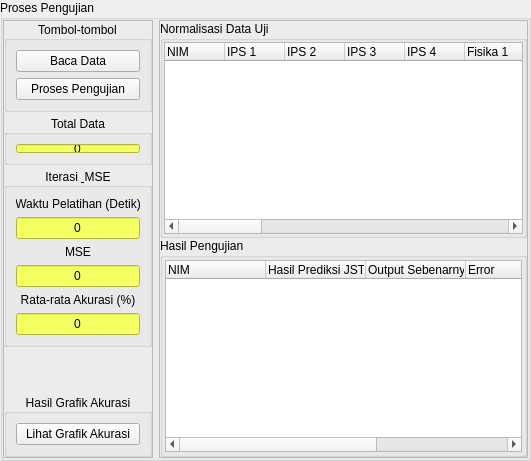
        <widget class="QGroupBox" name="f_pengujian">
         <property name="sizePolicy">
          <sizepolicy hsizetype="MinimumExpanding" vsizetype="Preferred">
           <horstretch>0</horstretch>
           <verstretch>0</verstretch>
          </sizepolicy>
         </property>
         <property name="focusPolicy">
          <enum>Qt::StrongFocus</enum>
         </property>
         <property name="title">
          <string>Proses Pengujian</string>
         </property>
         <property name="flat">
          <bool>false</bool>
         </property>
         <layout class="QGridLayout" name="gridLayout_10">
          <property name="leftMargin">
           <number>0</number>
          </property>
          <property name="topMargin">
           <number>0</number>
          </property>
          <property name="rightMargin">
           <number>0</number>
          </property>
          <property name="bottomMargin">
           <number>0</number>
          </property>
          <item row="0" column="0">
           <widget class="QFrame" name="Tools_2">
            <property name="maximumSize">
             <size>
              <width>150</width>
              <height>16777215</height>
             </size>
            </property>
            <property name="frameShape">
             <enum>QFrame::StyledPanel</enum>
            </property>
            <property name="frameShadow">
             <enum>QFrame::Raised</enum>
            </property>
            <layout class="QVBoxLayout" name="verticalLayout_13">
             <property name="spacing">
              <number>3</number>
             </property>
             <property name="leftMargin">
              <number>0</number>
             </property>
             <property name="topMargin">
              <number>0</number>
             </property>
             <property name="rightMargin">
              <number>0</number>
             </property>
             <property name="bottomMargin">
              <number>0</number>
             </property>
             <item>
              <widget class="QGroupBox" name="Tombol_2">
               <property name="tabletTracking">
                <bool>false</bool>
               </property>
               <property name="acceptDrops">
                <bool>false</bool>
               </property>
               <property name="autoFillBackground">
                <bool>false</bool>
               </property>
               <property name="styleSheet">
                <string notr="true">background-color: rgb(217, 217, 217),</string>
               </property>
               <property name="title">
                <string>Tombol-tombol</string>
               </property>
               <property name="alignment">
                <set>Qt::AlignCenter</set>
               </property>
               <property name="flat">
                <bool>true</bool>
               </property>
               <property name="checkable">
                <bool>false</bool>
               </property>
               <layout class="QVBoxLayout" name="verticalLayout_10">
                <item>
                 <widget class="QPushButton" name="pbBaca_2">
                  <property name="text">
                   <string>Baca Data</string>
                  </property>
                  <property name="default">
                   <bool>false</bool>
                  </property>
                 </widget>
                </item>
                <item>
                 <widget class="QPushButton" name="pbPengujian">
                  <property name="text">
                   <string>Proses Pengujian</string>
                  </property>
                 </widget>
                </item>
               </layout>
              </widget>
             </item>
             <item>
              <widget class="QGroupBox" name="TotalData_2">
               <property name="sizePolicy">
                <sizepolicy hsizetype="Preferred" vsizetype="Preferred">
                 <horstretch>0</horstretch>
                 <verstretch>0</verstretch>
                </sizepolicy>
               </property>
               <property name="maximumSize">
                <size>
                 <width>16777215</width>
                 <height>50</height>
                </size>
               </property>
               <property name="styleSheet">
                <string notr="true">background-color: rgb(217, 217, 217),</string>
               </property>
               <property name="title">
                <string>Total Data</string>
               </property>
               <property name="alignment">
                <set>Qt::AlignCenter</set>
               </property>
               <property name="flat">
                <bool>true</bool>
               </property>
               <layout class="QVBoxLayout" name="verticalLayout_12">
                <item>
                 <widget class="QLineEdit" name="eTotalDUji">
                  <property name="styleSheet">
                   <string notr="true">background-color: rgb(246, 255, 98);</string>
                  </property>
                  <property name="inputMask">
                   <string/>
                  </property>
                  <property name="text">
                   <string>0</string>
                  </property>
                  <property name="echoMode">
                   <enum>QLineEdit::Normal</enum>
                  </property>
                  <property name="alignment">
                   <set>Qt::AlignCenter</set>
                  </property>
                  <property name="readOnly">
                   <bool>true</bool>
                  </property>
                 </widget>
                </item>
               </layout>
              </widget>
             </item>
             <item>
              <widget class="QGroupBox" name="Iterasi_2">
               <property name="tabletTracking">
                <bool>false</bool>
               </property>
               <property name="acceptDrops">
                <bool>false</bool>
               </property>
               <property name="autoFillBackground">
                <bool>false</bool>
               </property>
               <property name="styleSheet">
                <string notr="true">background-color: rgb(217, 217, 217),</string>
               </property>
               <property name="title">
                <string>Iterasi &amp; MSE</string>
               </property>
               <property name="alignment">
                <set>Qt::AlignCenter</set>
               </property>
               <property name="flat">
                <bool>true</bool>
               </property>
               <property name="checkable">
                <bool>false</bool>
               </property>
               <layout class="QVBoxLayout" name="verticalLayout_11">
                <item>
                 <widget class="QLabel" name="lWaktu_2">
                  <property name="text">
                   <string>Waktu Pelatihan (Detik)</string>
                  </property>
                  <property name="alignment">
                   <set>Qt::AlignCenter</set>
                  </property>
                 </widget>
                </item>
                <item>
                 <widget class="QLineEdit" name="eWaktu_2">
                  <property name="styleSheet">
                   <string notr="true">background-color: rgb(246, 255, 98);</string>
                  </property>
                  <property name="text">
                   <string>0</string>
                  </property>
                  <property name="alignment">
                   <set>Qt::AlignCenter</set>
                  </property>
                  <property name="readOnly">
                   <bool>true</bool>
                  </property>
                 </widget>
                </item>
                <item>
                 <widget class="QLabel" name="lMSE_2">
                  <property name="text">
                   <string>MSE</string>
                  </property>
                  <property name="alignment">
                   <set>Qt::AlignCenter</set>
                  </property>
                 </widget>
                </item>
                <item>
                 <widget class="QLineEdit" name="eMSE_2">
                  <property name="styleSheet">
                   <string notr="true">background-color: rgb(246, 255, 98);</string>
                  </property>
                  <property name="text">
                   <string>0</string>
                  </property>
                  <property name="alignment">
                   <set>Qt::AlignCenter</set>
                  </property>
                  <property name="readOnly">
                   <bool>true</bool>
                  </property>
                 </widget>
                </item>
                <item>
                 <widget class="QLabel" name="lAkurasi">
                  <property name="text">
                   <string>Rata-rata Akurasi (%)</string>
                  </property>
                  <property name="alignment">
                   <set>Qt::AlignCenter</set>
                  </property>
                 </widget>
                </item>
                <item>
                 <widget class="QLineEdit" name="eAkurasi">
                  <property name="styleSheet">
                   <string notr="true">background-color: rgb(246, 255, 98);</string>
                  </property>
                  <property name="text">
                   <string>0</string>
                  </property>
                  <property name="alignment">
                   <set>Qt::AlignCenter</set>
                  </property>
                  <property name="readOnly">
                   <bool>true</bool>
                  </property>
                 </widget>
                </item>
               </layout>
              </widget>
             </item>
             <item>
              <spacer name="verticalSpacer">
               <property name="orientation">
                <enum>Qt::Vertical</enum>
               </property>
               <property name="sizeType">
                <enum>QSizePolicy::Expanding</enum>
               </property>
               <property name="sizeHint" stdset="0">
                <size>
                 <width>20</width>
                 <height>40</height>
                </size>
               </property>
              </spacer>
             </item>
             <item>
              <widget class="QGroupBox" name="groupBox">
               <property name="title">
                <string>Hasil Grafik Akurasi</string>
               </property>
               <property name="alignment">
                <set>Qt::AlignCenter</set>
               </property>
               <property name="flat">
                <bool>true</bool>
               </property>
               <layout class="QVBoxLayout" name="verticalLayout_6">
                <item>
                 <widget class="QPushButton" name="pbDetailG_2">
                  <property name="text">
                   <string>Lihat Grafik Akurasi</string>
                  </property>
                 </widget>
                </item>
               </layout>
              </widget>
             </item>
            </layout>
           </widget>
          </item>
          <item row="0" column="1">
           <widget class="QFrame" name="Tabel_2">
            <property name="sizePolicy">
             <sizepolicy hsizetype="MinimumExpanding" vsizetype="Preferred">
              <horstretch>0</horstretch>
              <verstretch>0</verstretch>
             </sizepolicy>
            </property>
            <property name="minimumSize">
             <size>
              <width>369</width>
              <height>0</height>
             </size>
            </property>
            <property name="frameShape">
             <enum>QFrame::StyledPanel</enum>
            </property>
            <property name="frameShadow">
             <enum>QFrame::Raised</enum>
            </property>
            <layout class="QGridLayout" name="gridLayout_4">
             <property name="leftMargin">
              <number>0</number>
             </property>
             <property name="topMargin">
              <number>0</number>
             </property>
             <property name="rightMargin">
              <number>0</number>
             </property>
             <property name="bottomMargin">
              <number>0</number>
             </property>
             <property name="spacing">
              <number>0</number>
             </property>
             <item row="0" column="0">
              <widget class="QGroupBox" name="DataUji">
               <property name="title">
                <string>Normalisasi Data Uji</string>
               </property>
               <layout class="QGridLayout" name="gridLayout_7">
                <property name="leftMargin">
                 <number>1</number>
                </property>
                <property name="topMargin">
                 <number>1</number>
                </property>
                <property name="rightMargin">
                 <number>1</number>
                </property>
                <property name="bottomMargin">
                 <number>1</number>
                </property>
                <property name="spacing">
                 <number>0</number>
                </property>
                <item row="0" column="0">
                 <widget class="QTableWidget" name="tbDataUji">
                  <property name="minimumSize">
                   <size>
                    <width>0</width>
                    <height>170</height>
                   </size>
                  </property>
                  <property name="maximumSize">
                   <size>
                    <width>16777215</width>
                    <height>16777215</height>
                   </size>
                  </property>
                  <property name="autoFillBackground">
                   <bool>true</bool>
                  </property>
                  <property name="editTriggers">
                   <set>QAbstractItemView::NoEditTriggers</set>
                  </property>
                  <property name="alternatingRowColors">
                   <bool>true</bool>
                  </property>
                  <property name="sortingEnabled">
                   <bool>true</bool>
                  </property>
                  <attribute name="horizontalHeaderDefaultSectionSize">
                   <number>60</number>
                  </attribute>
                  <attribute name="horizontalHeaderShowSortIndicator" stdset="0">
                   <bool>true</bool>
                  </attribute>
                  <column>
                   <property name="text">
                    <string>NIM</string>
                   </property>
                   <property name="textAlignment">
                    <set>AlignLeading|AlignVCenter</set>
                   </property>
                  </column>
                  <column>
                   <property name="text">
                    <string>IPS 1</string>
                   </property>
                   <property name="textAlignment">
                    <set>AlignLeading|AlignVCenter</set>
                   </property>
                  </column>
                  <column>
                   <property name="text">
                    <string>IPS 2</string>
                   </property>
                   <property name="textAlignment">
                    <set>AlignLeading|AlignVCenter</set>
                   </property>
                  </column>
                  <column>
                   <property name="text">
                    <string>IPS 3</string>
                   </property>
                   <property name="textAlignment">
                    <set>AlignLeading|AlignVCenter</set>
                   </property>
                  </column>
                  <column>
                   <property name="text">
                    <string>IPS 4</string>
                   </property>
                   <property name="textAlignment">
                    <set>AlignLeading|AlignVCenter</set>
                   </property>
                  </column>
                  <column>
                   <property name="text">
                    <string>Fisika 1</string>
                   </property>
                   <property name="textAlignment">
                    <set>AlignLeading|AlignVCenter</set>
                   </property>
                  </column>
                  <column>
                   <property name="text">
                    <string>Matematika 1</string>
                   </property>
                   <property name="textAlignment">
                    <set>AlignLeading|AlignVCenter</set>
                   </property>
                  </column>
                  <column>
                   <property name="text">
                    <string>Fisika 2</string>
                   </property>
                   <property name="textAlignment">
                    <set>AlignLeading|AlignVCenter</set>
                   </property>
                  </column>
                  <column>
                   <property name="text">
                    <string>Matematika 2</string>
                   </property>
                   <property name="textAlignment">
                    <set>AlignLeading|AlignVCenter</set>
                   </property>
                  </column>
                  <column>
                   <property name="text">
                    <string>Algoritma Pemograman</string>
                   </property>
                   <property name="textAlignment">
                    <set>AlignLeading|AlignVCenter</set>
                   </property>
                  </column>
                  <column>
                   <property name="text">
                    <string>Elektronika 1</string>
                   </property>
                   <property name="textAlignment">
                    <set>AlignLeading|AlignVCenter</set>
                   </property>
                  </column>
                  <column>
                   <property name="text">
                    <string>Teori Sistem &amp; Sinyal</string>
                   </property>
                   <property name="textAlignment">
                    <set>AlignLeading|AlignVCenter</set>
                   </property>
                  </column>
                  <column>
                   <property name="text">
                    <string>Organisasi &amp; Arsitektur Komputer 1</string>
                   </property>
                   <property name="textAlignment">
                    <set>AlignLeading|AlignVCenter</set>
                   </property>
                  </column>
                  <column>
                   <property name="text">
                    <string>Sistem Digital</string>
                   </property>
                   <property name="textAlignment">
                    <set>AlignLeading|AlignVCenter</set>
                   </property>
                  </column>
                  <column>
                   <property name="text">
                    <string>Elektronika 2</string>
                   </property>
                   <property name="textAlignment">
                    <set>AlignLeading|AlignVCenter</set>
                   </property>
                  </column>
                  <column>
                   <property name="text">
                    <string>Struktur Data</string>
                   </property>
                   <property name="textAlignment">
                    <set>AlignLeading|AlignVCenter</set>
                   </property>
                  </column>
                  <column>
                   <property name="text">
                    <string>Matematika Diskrit</string>
                   </property>
                   <property name="textAlignment">
                    <set>AlignLeading|AlignVCenter</set>
                   </property>
                  </column>
                  <column>
                   <property name="text">
                    <string>Komunikasi Data</string>
                   </property>
                   <property name="textAlignment">
                    <set>AlignLeading|AlignVCenter</set>
                   </property>
                  </column>
                  <column>
                   <property name="text">
                    <string>Aljabar Liniear</string>
                   </property>
                   <property name="textAlignment">
                    <set>AlignLeading|AlignVCenter</set>
                   </property>
                  </column>
                  <column>
                   <property name="text">
                    <string>IPK</string>
                   </property>
                   <property name="textAlignment">
                    <set>AlignLeading|AlignVCenter</set>
                   </property>
                  </column>
                 </widget>
                </item>
               </layout>
              </widget>
             </item>
             <item row="1" column="0">
              <widget class="QGroupBox" name="HasilUji">
               <property name="minimumSize">
                <size>
                 <width>0</width>
                 <height>150</height>
                </size>
               </property>
               <property name="maximumSize">
                <size>
                 <width>16777215</width>
                 <height>16777215</height>
                </size>
               </property>
               <property name="title">
                <string>Hasil Pengujian</string>
               </property>
               <layout class="QGridLayout" name="gridLayout_6">
                <property name="leftMargin">
                 <number>2</number>
                </property>
                <property name="topMargin">
                 <number>2</number>
                </property>
                <property name="rightMargin">
                 <number>2</number>
                </property>
                <property name="bottomMargin">
                 <number>2</number>
                </property>
                <property name="spacing">
                 <number>0</number>
                </property>
                <item row="0" column="0">
                 <widget class="QTableWidget" name="tbHasilUji">
                  <property name="editTriggers">
                   <set>QAbstractItemView::NoEditTriggers</set>
                  </property>
                  <property name="alternatingRowColors">
                   <bool>true</bool>
                  </property>
                  <property name="sortingEnabled">
                   <bool>true</bool>
                  </property>
                  <attribute name="horizontalHeaderShowSortIndicator" stdset="0">
                   <bool>true</bool>
                  </attribute>
                  <column>
                   <property name="text">
                    <string>NIM</string>
                   </property>
                   <property name="textAlignment">
                    <set>AlignLeading|AlignVCenter</set>
                   </property>
                  </column>
                  <column>
                   <property name="text">
                    <string>Hasil Prediksi JST</string>
                   </property>
                   <property name="textAlignment">
                    <set>AlignLeading|AlignVCenter</set>
                   </property>
                  </column>
                  <column>
                   <property name="text">
                    <string>Output Sebenarnya</string>
                   </property>
                   <property name="textAlignment">
                    <set>AlignLeading|AlignVCenter</set>
                   </property>
                  </column>
                  <column>
                   <property name="text">
                    <string>Error</string>
                   </property>
                   <property name="textAlignment">
                    <set>AlignLeading|AlignVCenter</set>
                   </property>
                  </column>
                  <column>
                   <property name="text">
                    <string>Akurasi</string>
                   </property>
                   <property name="textAlignment">
                    <set>AlignLeading|AlignVCenter</set>
                   </property>
                  </column>
                 </widget>
                </item>
               </layout>
              </widget>
             </item>
            </layout>
           </widget>
          </item>
         </layout>
        </widget>
